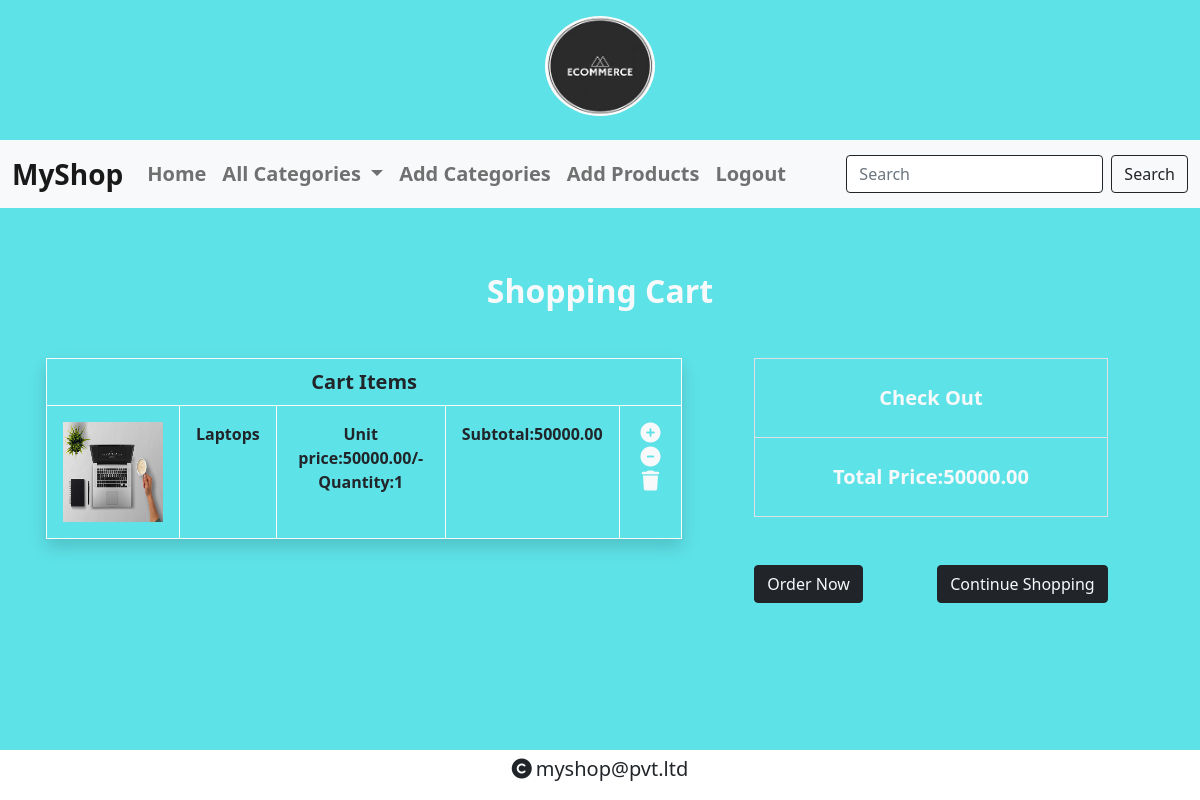
The app's page /cart/cartview (signed in) with its own data.
### cart/models.py (models this page shows)
class Cart(models.Model):   #cart table definition
    product=models.ForeignKey(Product,on_delete=models.CASCADE)
    user=models.ForeignKey(User,on_delete=models.CASCADE)
    quantity=models.IntegerField(default=1)
    date_added=models.DateTimeField(auto_now_add=True)
    def subtotal(self):
        return self.product.price*self.quantity

### shop/models.py (models this page shows, shortened)
class Product(models.Model):
    name=models.CharField(max_length=20)
    desc=models.TextField()
    image=models.ImageField(upload_to="products")
    price=models.DecimalField(max_digits=10,decimal_places=2)
    stock=models.IntegerField()
    available=models.BooleanField(default=True)
    created=models.DateTimeField(auto_now_add=True) #one time
    updated=models.DateTimeField(auto_now=True) #change every time we update record
    category=models.ForeignKey(Category,on_delete=models.CASCADE)

### cart/views.py (the view)
# urls.py: path('cartview',views.cart_view,name="cartview"),
@login_required
def cart_view(request):
        u = request.user
        c = Cart.objects.filter(user=u)
        total=0
        c=Cart.objects.filter(user=u)  #All cart items for a particular user
        for i in c:
            total += i.quantity*i.product.price    #Calculates the sum of each product price8quantity
        context={'cart':c,'total':total}
        return render(request, 'cart.html',context)

### cart/context_processors.py (called while the page is built)
def count_items(request):
    u=request.user
    count=0
    if request.user.is_authenticated:
        try:
          c=Cart.objects.filter(user=u)
          for i in c:
              count+=i.quantity
        except:
            count=0
    return{'c':count}

### shop/context_processors.py (called while the page is built)
def menu_links(request):
    c=Category.objects.all()
    return {'links':c}  # we can use this data globally across all webpages inside our app

### templates/cart.html
{% extends 'base.html' %}
{% load static %}
{% block content %}
<div class="container mt-5 p-3" style="margin-bottom:100px;">
    <div class="row text-light" >
      <h2 class="text-center fw-bold mb-5">Shopping Cart</h2>
        <div class="col-7">
        <table class="table table-bordered shadow border-light">
            <tr colspan="6">
                <th colspan="6" class="text-center fs-5">Cart Items</th></tr>
                {% for i in cart %}
                <tr class="fs-6 fw-bold text-center">
                    <td class="p-3"><img src="{{i.product.image.url}}" height="100px" width="100px"></td>
                    <td class="p-3">{{i.product.name}}</td>
                    <td class="p-3">Unit price:{{i.product.price}}/- <br>Quantity:{{i.quantity}}</td>
                    <td class="p-3">Subtotal:{{ i.subtotal }}</td>
                    <td class="pt-3">
                        {% if i.product.stock > 0 %}
                        <a href="{% url 'cart:addtocart' i.product.id %}"><i class="fa fa-plus-circle fs-5 text-light mx-1" aria-hidden="true"></i></a>
                         <a href="{% url 'cart:cartremove' i.product.id %}"><i class="fa fa-minus-circle fs-5 text-light mx-1" aria-hidden="true"></i></a>
                         <a href="{% url 'cart:cartdelete' i.product.id %}"><i class="fa fa-trash fs-5 text-light mx-1" aria-hidden="true"></i></a>
                        {% else %}
                        <a href="{% url 'cart:cartremove' i.product.id %}"><i class="fa fa-minus-circle fs-5 text-light mx-1" aria-hidden="true"></i></a>
                        <a href="{% url 'cart:cartdelete' i.product.id %}"><i class="fa fa-trash fs-5 text-light mx-1" aria-hidden="true"></i></a>
                        {%endif%}
                    </td>
            </tr>
            {% endfor %}
        </table>
    </div>
    <div class="col-4 ms-5">
        <table class="table table-bordered text-light fs-5">
            <tr>
                <th colspan="4" class="text-center p-4">Check Out</th>
            </tr>
            <tr class="text-center">
                <td class="p-4"><b>Total Price:{{total}}</b></td>
            </tr>
        </table>
        <div class="d-flex justify-content-between fw-bold mt-5">
            <a href="{% url 'cart:orderform' %}" class="btn btn-dark text-light">Order Now</a>
            <a href="{% url 'shop:categories' %}" class="btn btn-dark text-light">Continue Shopping</a>
        </div>
    </div>
</div>
</div>
{% endblock %}

### static/css/style.css (style rules this page uses)
body { background-color:#5DE2E7; }

### records on screen
Cart: product.image (picture), product.name "Laptops", product.price "50000.00", quantity "1", subtotal "50000.00"

### other values on screen
{{ total }} "50000.00"
